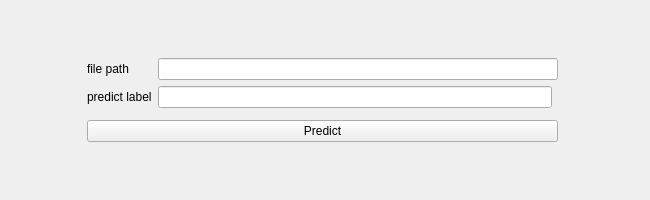
<?xml version="1.0" encoding="UTF-8"?>
<ui version="4.0">
 <class>PredictForm</class>
 <widget class="QDialog" name="PredictForm">
  <property name="geometry">
   <rect>
    <x>0</x>
    <y>0</y>
    <width>650</width>
    <height>200</height>
   </rect>
  </property>
  <property name="windowTitle">
   <string>Upload File</string>
  </property>
  <property name="styleSheet">
   <string notr="true"/>
  </property>
  <layout class="QGridLayout" name="gridLayout">
   <item row="3" column="0" rowspan="2">
    <spacer name="horizontalSpacer">
     <property name="orientation">
      <enum>Qt::Horizontal</enum>
     </property>
     <property name="sizeHint" stdset="0">
      <size>
       <width>65</width>
       <height>20</height>
      </size>
     </property>
    </spacer>
   </item>
   <item row="2" column="1">
    <widget class="QLabel" name="label">
     <property name="text">
      <string>file path</string>
     </property>
    </widget>
   </item>
   <item row="2" column="2" colspan="2">
    <widget class="QLineEdit" name="filePathEdit">
     <property name="minimumSize">
      <size>
       <width>400</width>
       <height>0</height>
      </size>
     </property>
    </widget>
   </item>
   <item row="3" column="4">
    <spacer name="horizontalSpacer_2">
     <property name="orientation">
      <enum>Qt::Horizontal</enum>
     </property>
     <property name="sizeHint" stdset="0">
      <size>
       <width>33</width>
       <height>20</height>
      </size>
     </property>
    </spacer>
   </item>
   <item row="2" column="4">
    <widget class="QPushButton" name="openFileBtn">
     <property name="sizePolicy">
      <sizepolicy hsizetype="Fixed" vsizetype="Fixed">
       <horstretch>0</horstretch>
       <verstretch>0</verstretch>
      </sizepolicy>
     </property>
     <property name="text">
      <string/>
     </property>
     <property name="icon">
      <iconset>
       <normalon>:/icon/resources/icon/open_folder.png</normalon>
      </iconset>
     </property>
     <property name="iconSize">
      <size>
       <width>25</width>
       <height>25</height>
      </size>
     </property>
     <property name="flat">
      <bool>true</bool>
     </property>
    </widget>
   </item>
   <item row="1" column="2">
    <spacer name="verticalSpacer">
     <property name="orientation">
      <enum>Qt::Vertical</enum>
     </property>
     <property name="sizeHint" stdset="0">
      <size>
       <width>20</width>
       <height>43</height>
      </size>
     </property>
    </spacer>
   </item>
   <item row="7" column="2">
    <spacer name="verticalSpacer_2">
     <property name="orientation">
      <enum>Qt::Vertical</enum>
     </property>
     <property name="sizeHint" stdset="0">
      <size>
       <width>20</width>
       <height>43</height>
      </size>
     </property>
    </spacer>
   </item>
   <item row="6" column="1" colspan="3">
    <widget class="QPushButton" name="predictBtn">
     <property name="text">
      <string>Predict</string>
     </property>
    </widget>
   </item>
   <item row="3" column="1">
    <widget class="QLabel" name="label_3">
     <property name="text">
      <string>predict label</string>
     </property>
    </widget>
   </item>
   <item row="3" column="2">
    <widget class="QLineEdit" name="predictResultEdit">
     <property name="readOnly">
      <bool>true</bool>
     </property>
    </widget>
   </item>
  </layout>
 </widget>
 <resources/>
 <connections/>
</ui>
